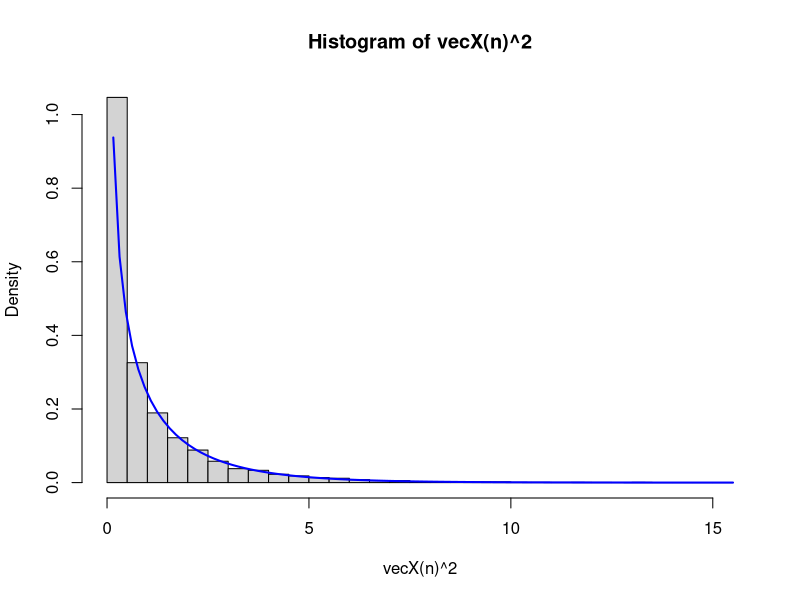
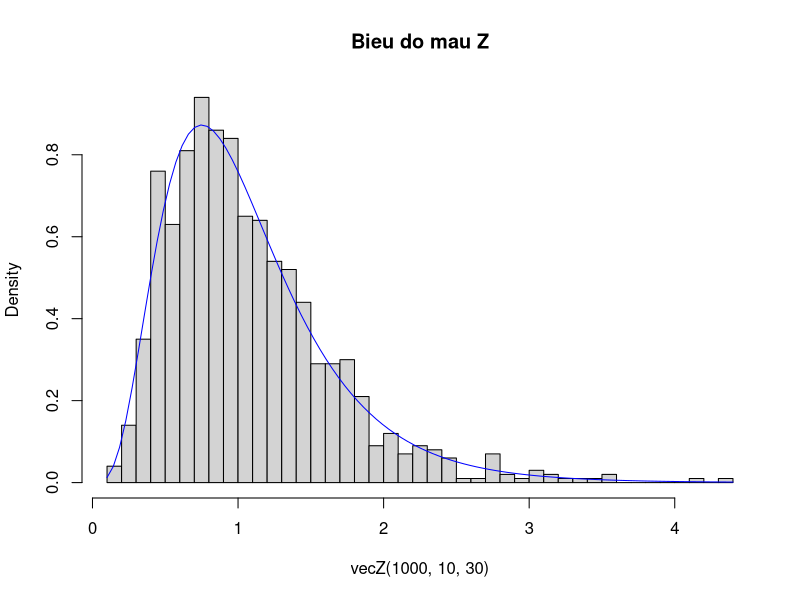

These charts were generated, in order, by the following R code:
#cau1
mu=0
sigma=1
X=function() rnorm(1,mu,sigma)
vecX=function(n) replicate(n,X())
n=10000
vecX(n)
hist(vecX(n)^2,freq=0,breaks=40)
curve(dchisq(x,1),col="blue",lty=1,lwd=2,add = TRUE)

#cau2
X=function(m) rchisq(1,m)
vecX=function(n,m) replicate(n,X(m))
Y=function(m) rchisq(1,m)
vecY=function(n,m) replicate(n,Y(m))
Z=function(m,n)
{
  (X(m)/m)/(Y(n)/n)
}
vecZ=function(n,a,b) replicate(n,Z(a,b))
m=10
n=30
X(m)
Y(n)
Z(m,n)
hist(vecZ(1000,10,30),freq = 0,breaks = 40 , main="Bieu do mau Z")
curve(df(x,m,n),col="blue",add=TRUE)